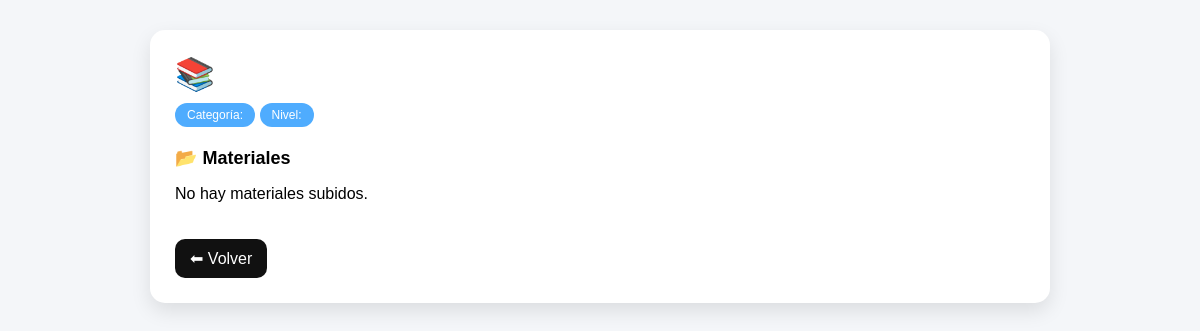
The app's page /admin/curso/75 (signed in), older data.
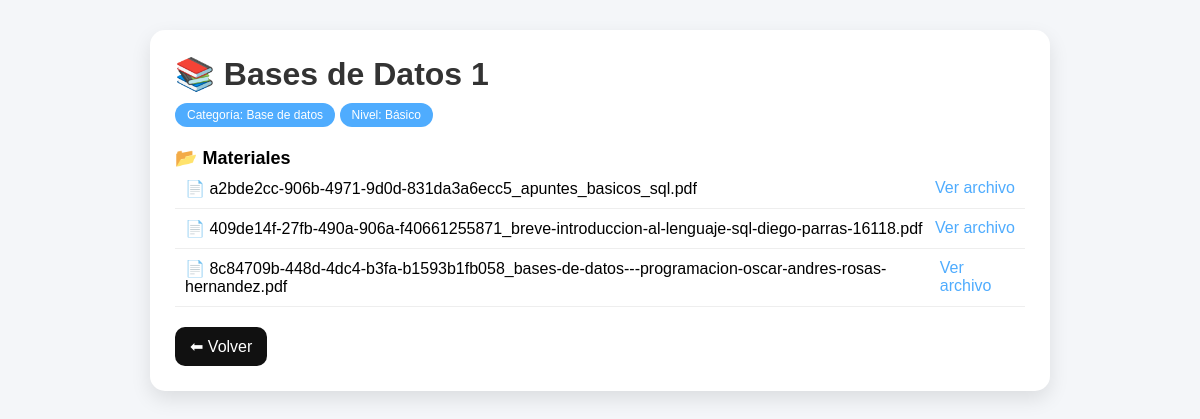
The same page, newer data.
### tables this page shows
CREATE TABLE cursos(
        id INTEGER PRIMARY KEY AUTOINCREMENT,
        nombre TEXT,
        categoria TEXT,
        nivel TEXT
    );

CREATE TABLE materiales(
       id INTEGER PRIMARY KEY AUTOINCREMENT,
       curso_id INTEGER,
       archivo TEXT
    );

### app.py (the view)
@app.route('/admin/curso/<int:id>')
@admin_required
def ver_curso_admin(id):
    conn = sqlite3.connect("cursos.db")
    cursor = conn.cursor()
    cursor.execute("SELECT * FROM cursos WHERE id=?", (id,))
    curso = cursor.fetchone()
    cursor.execute("SELECT * FROM materiales WHERE curso_id=?", (id,))
    materiales = cursor.fetchall()
    conn.close()
    return render_template(
        "admin_ver_curso.html",
        curso=curso,
        materiales=materiales
    )

### app.py (called while the page is built)
def admin_required(f):
    @wraps(f)
    def decorated_function(*args, **kwargs):
        if 'rol' not in session or session['rol'] != 'admin':
            return redirect('/login')
        return f(*args, **kwargs)
    return decorated_function

### templates/admin_ver_curso.html (shortened to what this page needs)
<!DOCTYPE html>
<html lang="es">
<head>
</head>
<body>
<div class="container">
<div class="card">
    <h1>📚 {{ curso[1] }}</h1>
    <div class="badge">Categoría: {{ curso[2] }}</div>
    <div class="badge">Nivel: {{ curso[3] }}</div>
    <div class="section-title">📂 Materiales</div>
    {% if materiales %}
        {% for m in materiales %}
            <div class="material">
                <span>📄 {{ m[2] }}</span>
                <a href="{{ url_for('static', filename='materiales/' + m[2]) }}" target="_blank">
                    Ver archivo
                </a>
            </div>
        {% endfor %}
    {% else %}
        <p>No hay materiales subidos.</p>
    {% endif %}
    <a class="btn-back" href="/admin/cursos">⬅ Volver</a>
</div>
</div>
</body>
</html>

Row changes from the older to the newer data that the page shows:
added cursos: nombre "Bases de Datos 1", categoria "Base de datos", nivel "Básico"
added materiales: archivo "a2bde2cc-906b-4971-9d0d-831da3a6ecc5_apuntes_basicos_sql.pdf"
added materiales: archivo "409de14f-27fb-490a-906a-f40661255871_breve-introduccion-al-lenguaje-sql-diego-parras-16118.pdf"
added materiales: archivo "8c84709b-448d-4dc4-b3fa-b1593b1fb058_bases-de-datos---programacion-oscar-andres-rosas-hernandez.pdf"
Text that changed along with them:
text no longer shown: "No hay materiales subidos."
